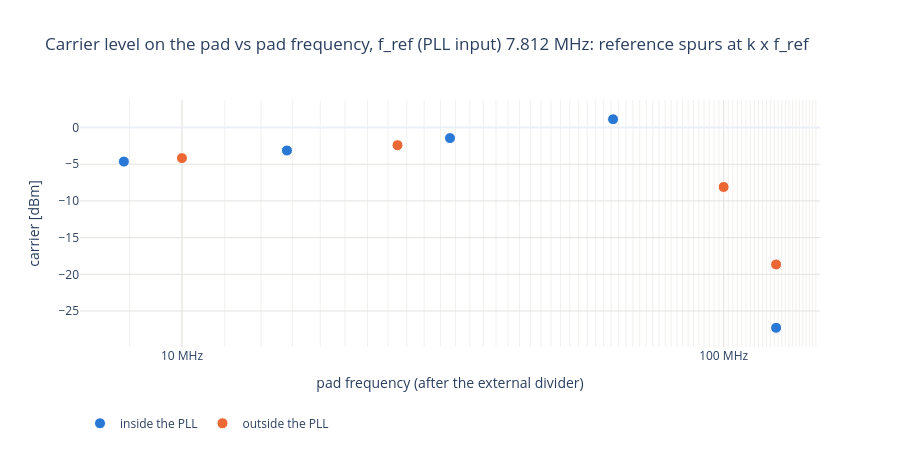

Notebook source saved alongside this figure:
### Code cell
# Carrier level on the pad vs pad frequency: how well the pad drives each frequency. Colour = path.
fig = go.Figure()
for path, d in divs[divs["carrier_dbm"].notna()].groupby("path"):
    fig.add_scatter(x=d["f_out"] / 1e6, y=d["carrier_dbm"], mode="markers", name=path,
                    marker=dict(size=11, color=PATH_COLORS[path], line=dict(color="white", width=1)),
                    customdata=np.c_[d["divider"], d["total_div"], d["f_pll_out"] / 1e6],
                    hovertemplate=("%{customdata[0]} (/%{customdata[1]}): pad %{x:g} MHz, %{y:.1f} dBm "
                                   "(PLL output %{customdata[2]} MHz)<extra></extra>"))
fig.update_layout(title=f"Carrier level on the pad vs pad frequency, {REF_TXT}", template="plotly_white", height=450,
                  legend=dict(orientation="h", y=-0.25))
fig.update_xaxes(title="pad frequency (after the external divider)", gridcolor=GRID, **FREQ_AXIS)
fig.update_yaxes(title="carrier [dBm]", gridcolor=GRID)
save(fig, "carrier_vs_f_out")

### Figure 1 — Plotly figure (JSON) as saved in the notebook; plotly's stock layout.template omitted (floating-point values rounded to 4 significant figures)
{"data": [{"customdata": [["int /8", 8, 125], ["int /16", 16, 62.5], ["int /32", 32, 31.25], ["int /64", 64, 15.62], ["int /128", 128, 7.812]], "hovertemplate": "%{customdata[0]} (/%{customdata[1]}): pad %{x:g} MHz, %{y:.1f} dBm (PLL output %{customdata[2]} MHz)<extra></extra>", "marker": {"color": "#2a78d6", "line": {"color": "white", "width": 1}, "size": 11}, "mode": "markers", "name": "inside the PLL", "type": "scatter", "x": [125.0, 62.5, 31.25, 15.62, 7.812], "y": [-27.28, 1.133, -1.438, -3.127, -4.642]}, {"customdata": [["ext /2 x /4", 8, 500], ["ext /1 x /10", 10, 1000], ["ext /4 x /10", 40, 250], ["ext /1 x /100", 100, 1000]], "hovertemplate": "%{customdata[0]} (/%{customdata[1]}): pad %{x:g} MHz, %{y:.1f} dBm (PLL output %{customdata[2]} MHz)<extra></extra>", "marker": {"color": "#eb6834", "line": {"color": "white", "width": 1}, "size": 11}, "mode": "markers", "name": "outside the PLL", "type": "scatter", "x": [125.0, 100.0, 25.0, 10.0], "y": [-18.66, -8.101, -2.406, -4.164]}], "layout": {"height": 450, "legend": {"orientation": "h", "y": -0.25}, "title": {"text": "Carrier level on the pad vs pad frequency, f_ref (PLL input) 7.812 MHz: reference spurs at k x f_ref"}, "xaxis": {"gridcolor": "#e4e3df", "minor": {"gridcolor": "#f1f0ed", "showgrid": true}, "ticktext": ["1 MHz", "10 MHz", "100 MHz", "1 GHz"], "tickvals": [1, 10, 100, 1000], "title": {"text": "pad frequency (after the external divider)"}, "type": "log"}, "yaxis": {"gridcolor": "#e4e3df", "title": {"text": "carrier [dBm]"}}}}
